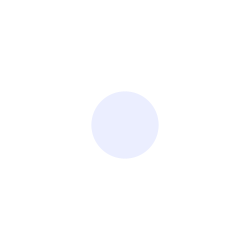
Frame 1 (no input)
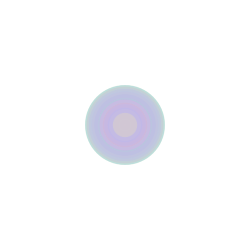
Frame 60 (the mouse pressed at the canvas centre just before this capture)
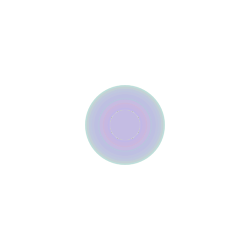
Frame 120 (the mouse held since frame 60 and released just before this capture)

The Processing sketch that drew these frames (run headless with seeded random() and noise(); from frame 60 on, the mouse is pressed at the canvas centre):

// Processing sketch: processing_19078
// ── processing_19078.pde

int counter;

void setup() {  //setup function called initially, only once
  size(250, 250);
  background(255);  //set background black
  colorMode(HSB);   //set colors to Hue, Saturation, Brightness mode
  counter = 0;
}

void draw() {  //draw function loops 
  counter++;
  noStroke();
  fill(random(255),100,255,50);
  
  if(mousePressed == true) { //add some interaction
    ellipse(mouseX, mouseY, 30, 30);
  }
  else {
    ellipse(width/2, height/2, 80*sin(counter), 80*sin(counter));
  }
}

                
                                
